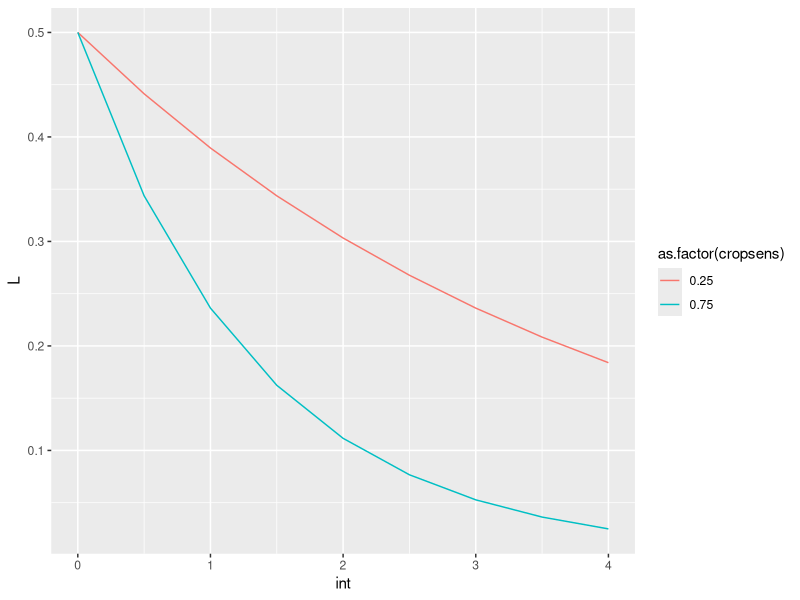
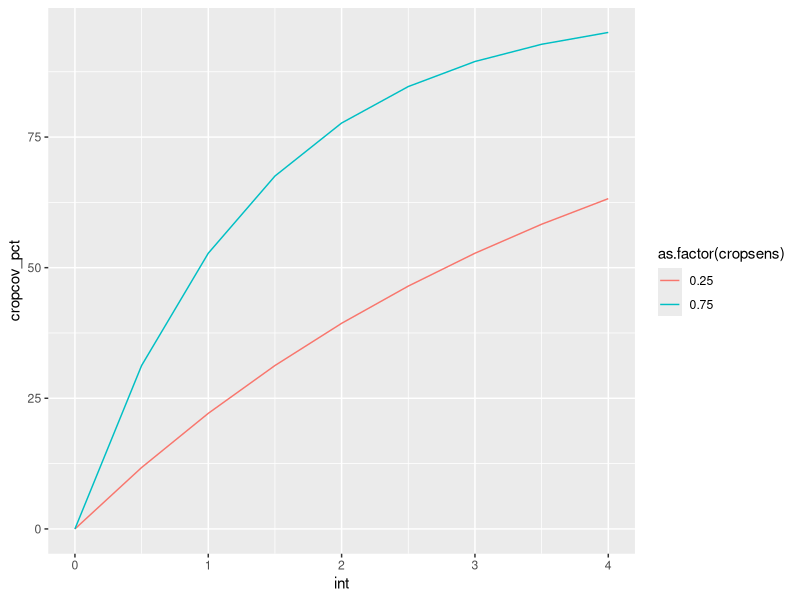
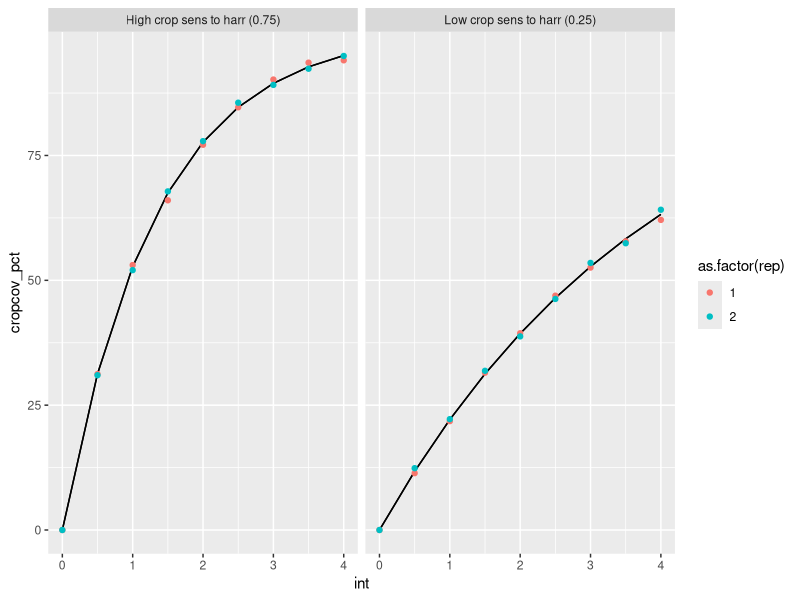
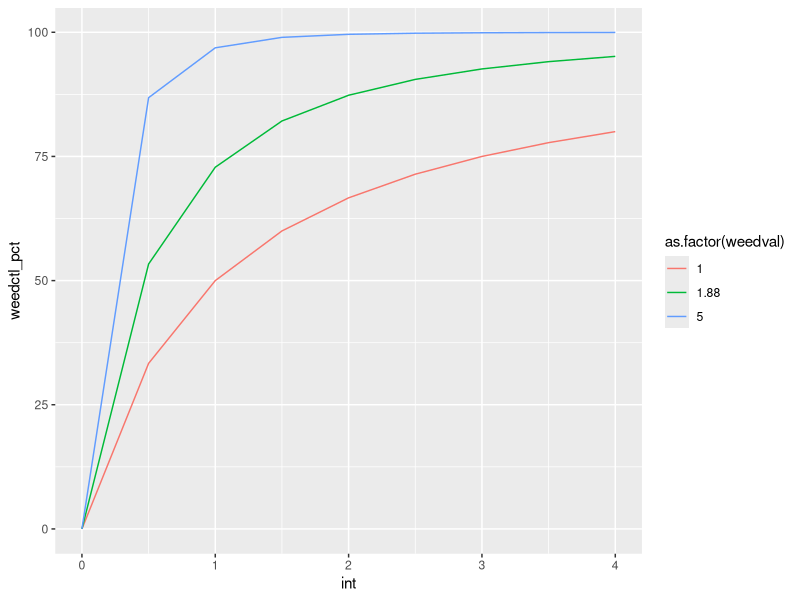
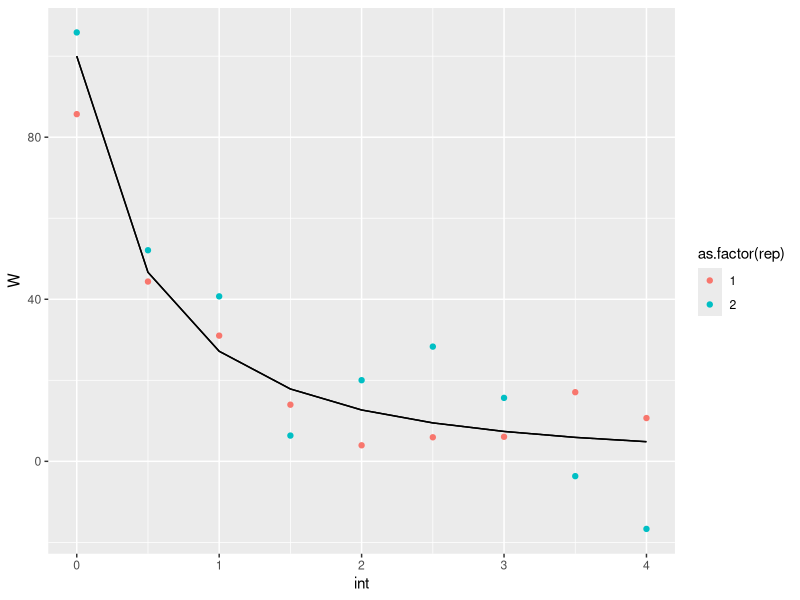
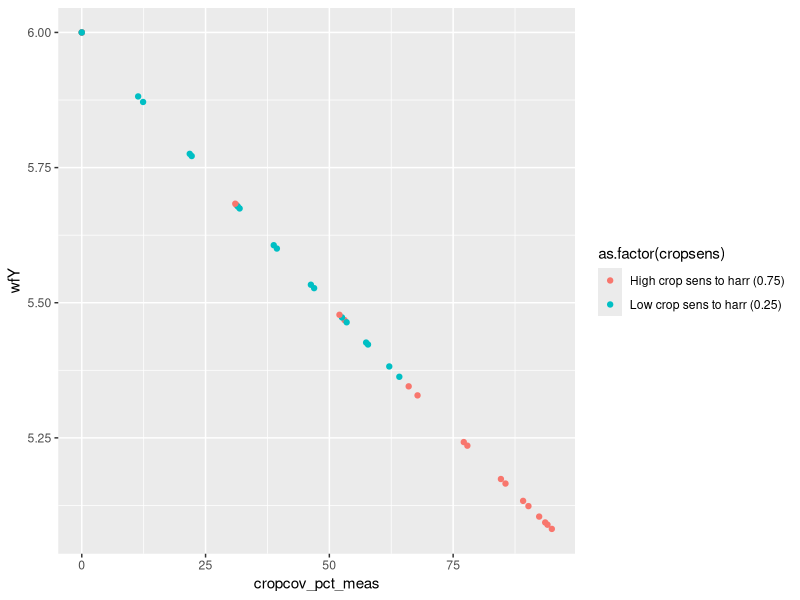
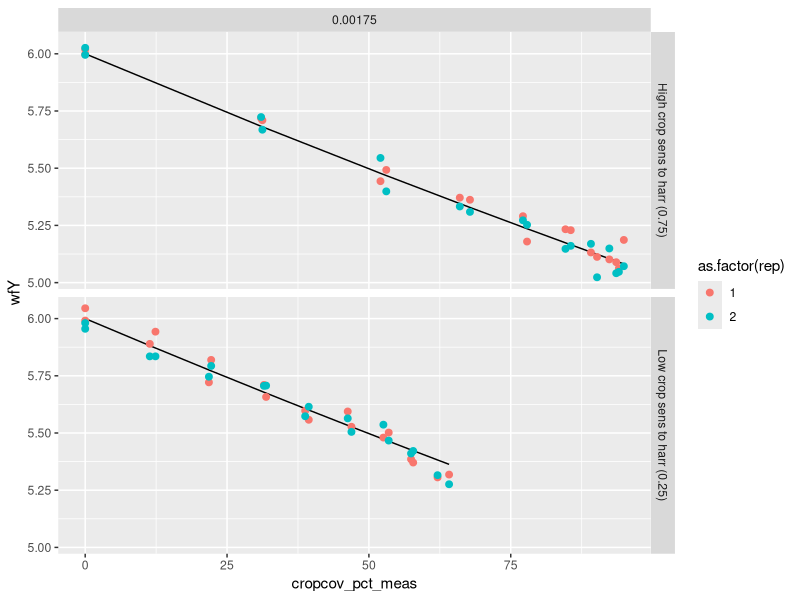
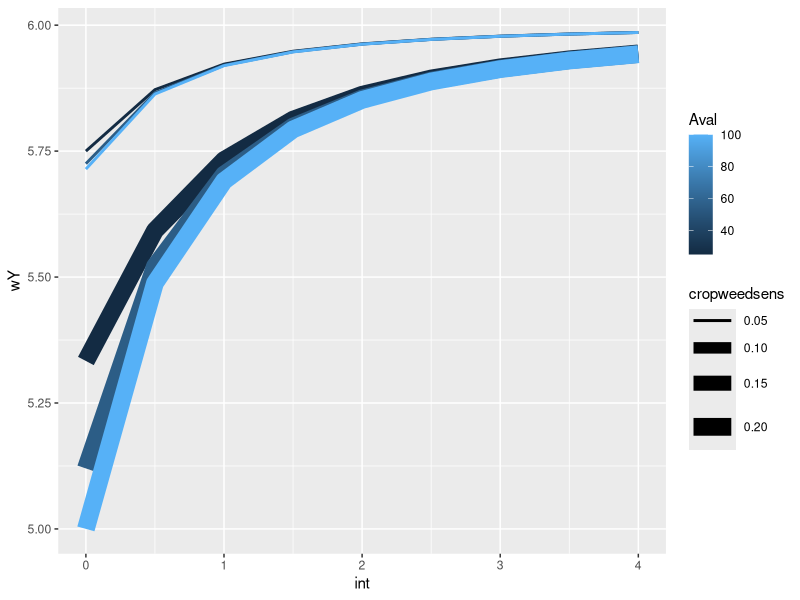

Reproduce these figures in R, in order. (Note: this script raises an error after producing the figures.)
# use the data jesper uses in the paper
# make it so it will be easy to play with

library(tidyverse)

rm(list = ls())


# replicates --------------------------------------------------------------
# start with 1 or 2
n_reps <- 2

yield_max <- 6 #--seems arbitrary but we can find out
weeds_max <- 100 #--weeds per unit area (again, arbitrary)

# intensities -------------------------------------------------------------
# 9 intensities (make so can remove some, change range?)
range_int <- seq(0, 4, by = 0.5)
# these values aren't actually used in analyses
# they are just to assure you get a range in crop soil coverages, which will be a measured value

# 1. crop soil cover at each intensity (% of no cover) -----------------------------------------
#--in theory this follows an exponential relationship
#--however, intensity is not a standardized unit
# - leaf cover = L0 * exp(-b*I) 
#-L0 is leaf cover in untreated plots
#-b is 'crop resistance parameter', which doesn't actually line up
#-the term 'resistance seems like a misnomer. Higher resistance corresponds to less leaf cover at a given intensity
#--crop sensitivity seems like a better term
#-L is leaf cover at intensity I
#-b seems arbitrary, since the intensity units are arbitrary
#--is the entire paper just garbage?

#--assign a variation in yield msmts
csc_sd <- 0.1*yield_max

#--use intensity range and two sensitivity values to get theoretical crop soil cover
d1a <- expand_grid(tibble(int = range_int,
       L0 = 0.5),
       tibble(cropsens = c(0.25, 0.75))) %>% 
  mutate(L = L0 * exp(-cropsens * int),
         cropcov_pct = (L0-L)/L0*100) 

#--look at it
d1a %>% 
  ggplot(aes(int, L, group = cropsens)) + 
  geom_line(aes(color = as.factor(cropsens)))

#--the less sensitive crop has less coverate at the same intensity
d1a %>% 
  ggplot(aes(int, cropcov_pct, group = cropsens)) + 
  geom_line(aes(color = as.factor(cropsens)))

d1b <- 
  d1a %>%
  mutate(cropsens = ifelse(cropsens == 0.25, "Low crop sens to harr (0.25)", "High crop sens to harr (0.75)")) %>% 
  select(cropsens, int, cropcov_pct) %>% 
  arrange(cropsens, int)

#use number of replicates to create a dataset
d1 <- NULL

for (i in 1:n_reps){
  di <- 
    d1b %>% 
    mutate(rep = i) %>% 
    rowwise() %>% 
    mutate(msmt_error = rnorm(1, 0, sd = csc_sd)) %>%
    mutate(cropcov_pct_meas = cropcov_pct + msmt_error, 
           cropcov_pct_meas = ifelse(cropcov_pct == 0, 0, cropcov_pct_meas))
    
  d1 <- bind_rows(d1, di)       
  
}

d1 %>% 
  ggplot() + 
  geom_line(aes(int, cropcov_pct, group = rep), color = "black") + 
  geom_point(aes(int, cropcov_pct_meas, group = rep, color = as.factor(rep))) + 
  facet_grid(.~cropsens)


# 2. weed density at each intensity (% of potential) -------------------------------------------
# - jesper's values of weed density as proportion of natural weed density
# - in reality this will be measured, he modeled it
# W = W0 * exp (-d * ln(int + 1))
# - no idea what d represnts
#--looks like higher value means more weed ctl
#--so it is kind of 'weed sensitivity', and we hope it is higher than the crop sensitivity
#--weed control should never go above 100% though

#--assign a variation, weeds are pretty variable, I'm not sure what a fair number here is
wden_sd <- weeds_max * 0.1

d2a <- expand_grid(tibble(int = range_int,
                          W0 = weeds_max), #--100 weeds per unit area
                   tibble(weedval = c(1, 1.88, 5))) %>% 
  mutate(W = W0 * exp(-weedval * log(int + 1)),
         weedctl_pct = (W0-W)/W0*100) 

d2a %>% 
  ggplot(aes(int, weedctl_pct, group = weedval)) + 
  geom_line(aes(color = as.factor(weedval)))

d2b <- 
  d2a %>% 
  filter(weedval == 1.88)

#use number of replicates to create a dataset
d2 <- NULL

for (i in 1:n_reps){
  di <- 
    d2b %>% 
    mutate(rep = i) %>% 
    rowwise() %>% 
    mutate(msmt_error = rnorm(1, 0, sd = wden_sd)) %>%
    mutate(W_meas = W + msmt_error)
  
  d2 <- bind_rows(d2, di)       
  
}


d2 %>% 
  ggplot() + 
  geom_line(aes(int, W, group = rep), color = "black") + 
  geom_point(aes(int, W_meas, group = rep, color = as.factor(rep))) 

# 3. intensity-driven crop yield loss (%) ------------------------------------
# - Weed free crop yield loss (%) at each soil cover 
# - He determined this using an equation
# - Y = Y0 * exp(-c * int)
#- c is the crop response parameter, 0.025 is jesper's value
#--I think the weed free yield loss equation should be a function of the crop soil cover
#--let's replace 'int' with Eqn 1;
# - int = b + ln(1-CSC)

#--assign a variation, let's say yields can only be measured within 2.5% accuracy
wfyld_sd <- 0.001*yield_max

d3a <- 
  d1 %>% 
  mutate(Y0 = yield_max,
         #yldres = 0.0125,#--this can just be changed if using cropsoilcov_meas instead of 'int', 5.71 is lowest
         yldres = 0.00175) %>% 
  mutate(wfY = Y0 * exp(-yldres * cropcov_pct_meas),
         #Y2 = Y0 * exp(-yldres * int))
         wfyieldloss_pct = (Y0-wfY)/Y0*100) 


#--it is such a small range it looks linear, I guess
d3a %>% 
  ggplot(aes(cropcov_pct_meas, wfY, group = cropsens)) + 
  geom_point(aes(color = as.factor(cropsens)))

d3b <- 
  d3a 

#use number of replicates to create a dataset
d3 <- NULL


for (i in 1:n_reps){
  di <- 
    d3b %>% 
    mutate(rep = i) %>% 
    rowwise() %>% 
    mutate(msmt_error = rnorm(1, 0, sd = wfyld_sd)*Y0) %>%
    mutate(wfY_meas = wfY + msmt_error)
    
    d3 <- bind_rows(d3, di)       
  
}

#--this seems realistic
d3 %>% 
  ggplot(aes(cropcov_pct_meas)) + 
  geom_line(aes(y = wfY), color = "black") + 
  geom_point(aes(y = wfY_meas, color = as.factor(rep)), size = 2) + 
  facet_grid(cropsens~yldres)

# 4. weed-driven yield loss (%) ----------------------------------------------
# estimated using Cousens 
# here it is as interpreted by Jesper 
# he says yield as a % of max at a given weed density is:
# Y = Y0 * (1 - (I*W1)/(100*(1+(I*W1)/A)) where W1 is the weed density
# - the weed density input would have variation
# - The assumed parameters would vary by weed community

d4a <- 
  expand_grid(tibble(int = range_int, Y0 = yield_max), tibble(cropweedsens = c(0.2, 0.05))) %>%
  expand_grid(., tibble(Aval = c(25, 55, 100))) %>% #--this seems to change the 0 intercept
  left_join(d2, relationship = "many-to-many") %>%
  arrange(rep, cropweedsens, Aval) %>% 
  mutate(wY = Y0*(1 - (cropweedsens * W)/(100*(1+(cropweedsens * W)/Aval))),
         wY_meas = Y0*(1 - (cropweedsens * W_meas)/(100*(1+(cropweedsens * W_meas)/Aval)))) 

#--get a feel for the constants
d4a %>% 
  ggplot(aes(int, wY)) + 
  geom_line(aes(group = interaction(Aval, cropweedsens), color = Aval, size = cropweedsens))

d4 <-
  d4a %>% 
  mutate(cropweedsens = ifelse(cropweedsens == 0.2, "Agg weeds (0.2)", "Nice weeds (0.05)")) %>% 
  filter(Aval == 55)


# 5. total yield losses --------------------------------

#--there is something wrong here...it shouldn't be a many-to-many
d5a <- 
  d4 %>% 
  select(int, Y0, cropweedsens, rep, wY, wY_meas) %>% 
  left_join(d3 %>%
              select(int, Y0, cropsens, rep, cropcov_pct, cropcov_pct_meas, wfY, wfY_meas),
            by = c("int", "Y0", "rep"), relationship = "many-to-many") %>% 
  mutate(totyld = Y0 - (Y0 - wY) - (Y0 - wfY),
         totyld_meas = Y0 - (Y0 - wY_meas) - (Y0 - wfY_meas)) 

d5a %>% 
  ggplot() + 
  geom_point(aes(cropcov_pct, totyld, group = rep), color = "black") + 
  geom_point(aes(cropcov_pct_meas, totyld_meas, group = rep), color = "red") + 
  facet_grid(cropweedsens ~ cropsens)


# 6. fit a quadratic ------------------------------------------------------

d6 <- 
  d5a %>% 
  filter(grepl("Agg", cropweedsens),
         grepl("Low", cropsens)) %>% 
  select(cropcov_pct, totyld) %>% 
  mutate(cropcov_pct2 = cropcov_pct*cropcov_pct)

d6

data$hours2 <- data$hours^2

#fit quadratic regression model
quadraticModel <- lm(totyld ~ cropcov_pct + cropcov_pct2, data=d6)

#view model summary
summary(quadraticModel)

cropcovVals <- seq(0, 70, 0.1)
totyldPredict <- predict(quadraticModel,
                            list(cropcov_pct = cropcovVals, 
                                 cropcov_pct2 = cropcovVals*cropcovVals))

tibble(cropcov_pct = cropcovVals,
       totyldPred = totyldPredict) %>% 
  left_join(d6 %>% mutate(cropcov_pct = round(cropcov_pct, 1))) %>% 
  ggplot() +
  geom_point(aes(cropcov_pct, totyld)) +
  geom_line(aes(cropcov_pct, totyldPred))
